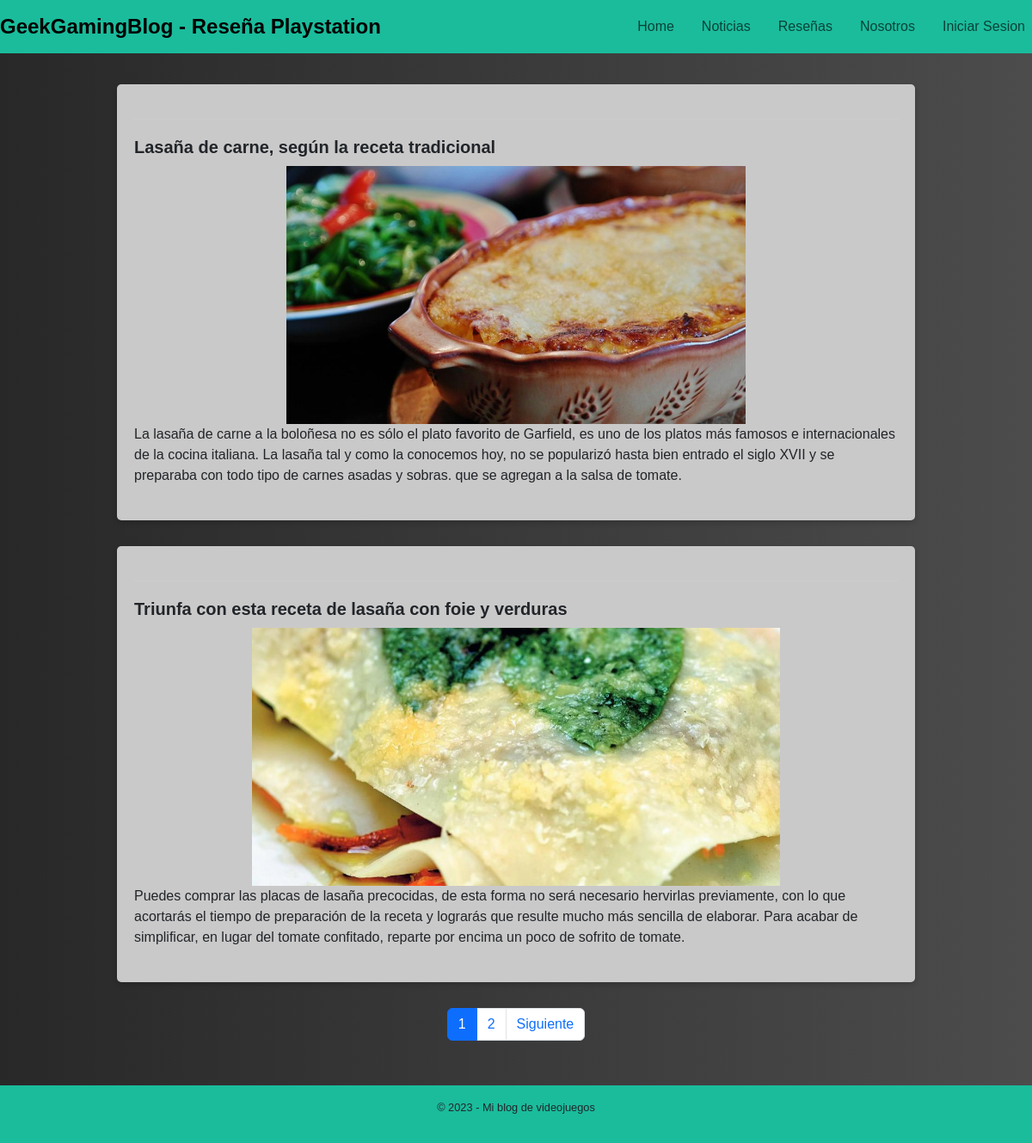
The page /resenaPlay/ on the database its author committed.
### core/models.py (models this page shows, shortened)
class Resena_Play(models.Model):
    titulo = models.CharField(max_length=200)
    imagen = models.ImageField(upload_to='post_images')
    contenido = models.TextField()

### core/views.py (the view)
# urls.py: path('resenaPlay/', resenaPlay, name='resenaPlay'),
def resenaPlay(request):
    resenas_play = Resena_Play.objects.all()
    page = request.GET.get('page', 1)
    try:
        paginator = Paginator(resenas_play, 2)
        resenas_play = paginator.page(page)
    except:
        raise Http404
    data = {
        'entity': resenas_play,
        'paginator': paginator
    }
    return render(request, 'core/resenaPlay.html', data)

### core/templates/core/resenaPlay.html (shortened to what this page needs)
<!DOCTYPE html>
<html lang="es">
<head>
	{% load static %}
	<link href="https://cdn.jsdelivr.net/npm/bootstrap@5.3.0-alpha3/dist/css/bootstrap.min.css" rel="stylesheet"
>
	<link rel="stylesheet" type="text/css" href="{% static 'core/css/estiloResenaPlay.css' %}">
</head>
<body>
	<nav class="navbar navbar-expand-lg">
		<a class="navbar-brand" href="#">GeekGamingBlog - Reseña Playstation</a>
		<div class="collapse navbar-collapse" id="navbarNavAltMarkup">
			<div class="navbar-nav mr-auto">
				<a class="nav-item nav-link" href="{% url 'home' %}">Home</a>
				<a class="nav-item nav-link" href="{% url 'news' %}">Noticias</a>
				<a class="nav-item nav-link" href="{% url 'resena' %}">Reseñas</a>
				<a class="nav-item nav-link" href="{% url 'about' %}">Nosotros</a>
				{% if request.session.is_authenticated %}
				<a class="nav-item nav-link" href="{% url 'perfilUsuario' %}">Perfil Usuario</a>
				<a class="nav-item nav-link welcome-message" href="#">Bienvenido {{ request.session.nombre_usuario }}</a>
				<form method="POST" action="{% url 'logout' %}">
					{% csrf_token %}
					<button type="submit" class="btn btn-link nav-item nav-link logout-button">Cerrar sesión</button>
				</form>
				{% else %}
				<a class="nav-login nav-link" href="{% url 'login' %}">Iniciar Sesion</a>
				{% endif %}
			</div>
		</div>
	</nav>
	<main>
		<div class="container">
			<div class="row">
				{% if entity %}
					<section>
						{% for p in entity %}
							<div class="resenas_play">
								<article>
									<h3>{{ p.titulo }}</h3>
									<img src="{{ p.imagen.url }}" alt="imagen de {{ p.titulo }}" />
									<p>{{ p.contenido }}</p>
								</article>
							</div>
						{% endfor %}
					</section>
				{% else %}
					<p>No hay reseñas disponibles.</p>
				{% endif %}
			</div>
			<div>
				{% include 'core/paginator.html' %}
			</div>
		</div>
	</main>
	<footer>
		<p>&copy; 2023 - Mi blog de videojuegos</p>
	</footer>
</body>
</html>

### core/static/core/css/estiloResenaPlay.css (style rules this page uses)
body { background: #282829; background: -webkit-linear-gradient(to right, #282829, #4c4c4d); background: linear-gradient(to right, #282829, #4c4c4d); max-height: calc(100vh - (altura de la barra de navegación + altura del footer)); overflow-y: auto; font-family: Arial, sans-serif; }
nav { background: #1abc9c; background: -webkit-linear-gradient(to right, #1abc9c, #1abc9c); background: linear-gradient(to right, #1abc9c, #1abc9c); }
.navbar { background-color: #1abc9c; color: white; }
.navbar-brand { font-size: 1.5rem; font-weight: bold; }
.nav-item { margin-right: 1rem; }
.container { max-width: 1100px; margin: 0 auto; padding: 1rem; box-sizing: border-box; }
footer { text-align: center; padding: 1rem; background-color: #1abc9c; font-size: 0.8rem; }
.navbar-nav { margin-left: auto; }
.welcome-message, .nav-login { margin-left: auto; }
main { padding: 20px; font-family: sans-serif; }
.container { max-width: 960px; margin: 0 auto; }
.resenas_play { margin-bottom: 30px; padding: 20px; background-color: #cac9c9; border-radius: 5px; box-shadow: 0px 3px 6px rgba(0, 0, 0, 0.16); }
.resenas_play article { margin-top: 20px; padding-top: 20px; border-top: 1px solid #ccc; }
.resenas_play article img { display: block; max-width: 100%; margin: 0 auto; }
.resenas_play article h3 { font-size: 20px; font-weight: bold; margin-top: 0; margin-bottom: 10px; }
.resenas_play article p { line-height: 1.5; margin-bottom: 20px; }
.resenas_play img { max-height: 300px; width: auto; }

### rows shown on the page
Resena_Play: titulo "Lasaña de carne, según la receta tradicional", imagen (picture), contenido "La lasaña de carne a la boloñesa no es sólo el plato favorito de Garfield, es uno de los platos más famosos e internacionales de la cocina italiana. La lasaña tal y como la conocemos hoy, no se popularizó hasta bien entrado el siglo XVII y se preparaba con todo tipo de carnes asadas y sobras. que se agregan a la salsa de tomate."
Resena_Play: titulo "Triunfa con esta receta de lasaña con foie y verduras", imagen (picture), contenido "Puedes comprar las placas de lasaña precocidas, de esta forma no será necesario hervirlas previamente, con lo que acortarás el tiempo de preparación de la receta y lograrás que resulte mucho más sencilla de elaborar. Para acabar de simplificar, en lugar del tomate confitado, reparte por encima un poco de sofrito de tomate."

### other values the page prints
{{ page }} "1" "2"
